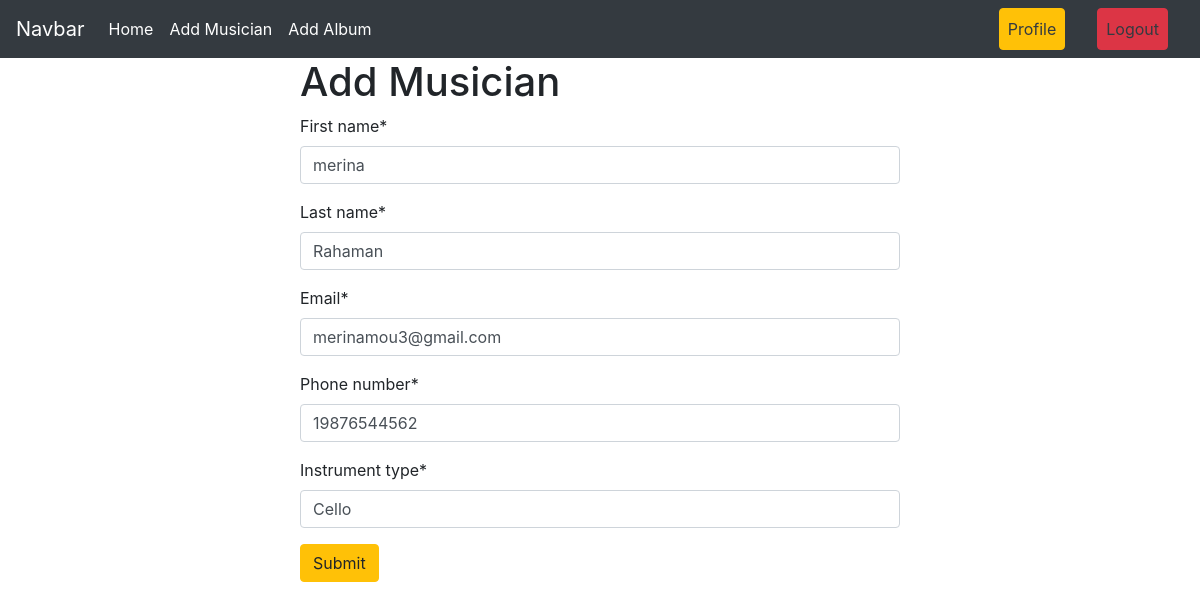
Page /musician/edit_musician/14 (signed in) on the committed database.
### Musician/models.py (models this page shows, shortened)
class musician(models.Model):
    first_name= models.CharField(max_length=100)
    last_name= models.CharField(max_length=100)
    email = models.EmailField()
    phone_number = models.IntegerField()
    instrument_type = models.CharField(max_length=100)

### Musician/views.py (the view)
# urls.py: path('edit_musician/<int:id>',views.EditmusicianView.as_view(),name='edit_musician')
@method_decorator(login_required, name='dispatch')
class EditmusicianView(UpdateView):
    model = models.musician
    form_class = forms.musicianForm
    template_name = 'add_musician.html'
    pk_url_kwarg = 'id'
    success_url = reverse_lazy('homepage')

### Musician/forms.py
class musicianForm(forms.ModelForm):
    class Meta:
        model=musician
        fields='__all__'

### Musician/templates/add_musician.html (shortened to what this page needs)
{% extends "base.html" %}
{%  load crispy_forms_tags %}
{% block content %}
<form style="width:50% ; margin : auto" method="post">
    <h1>Add Musician</h1>
   {{form | crispy}}
<button class="btn btn-warning">Submit</button>
</form>
{% endblock content %}

### rows in the picture
musician: first_name "merina", last_name "Rahaman", email "merinamou3@gmail.com", phone_number "19876544562", instrument_type "Cello"
